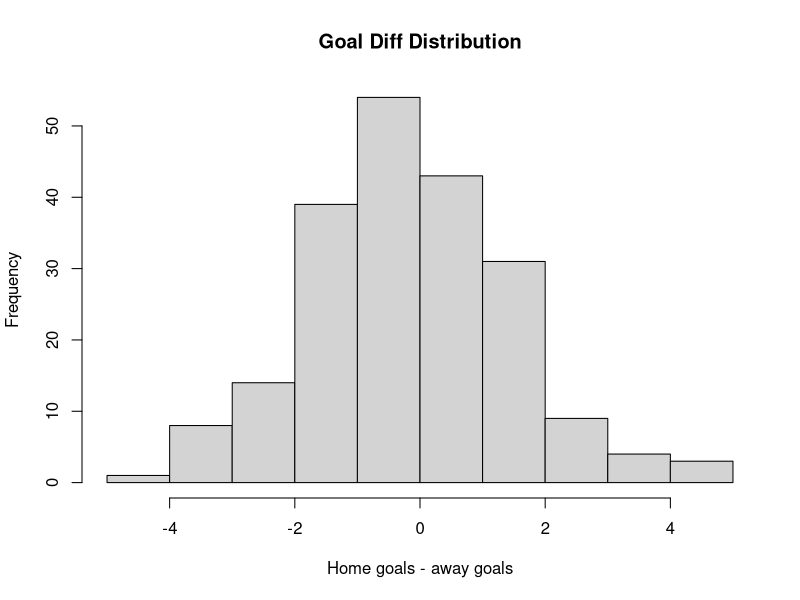
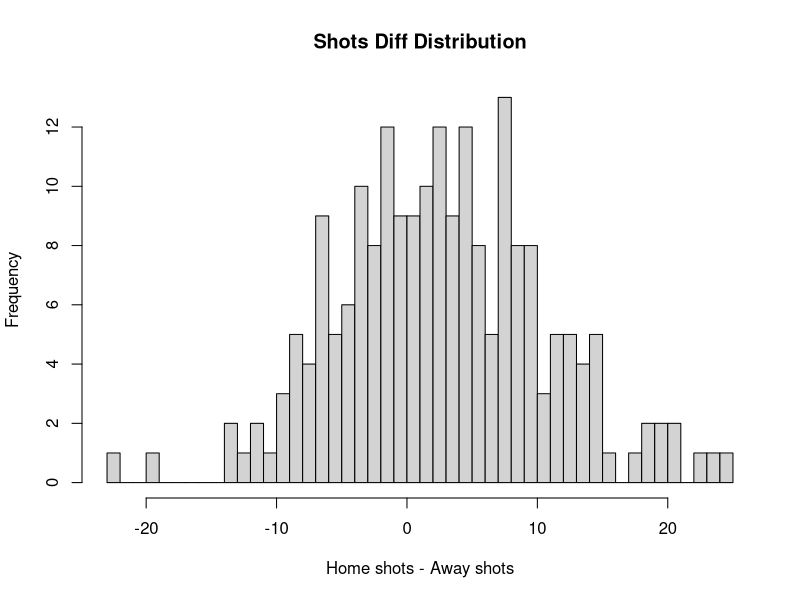
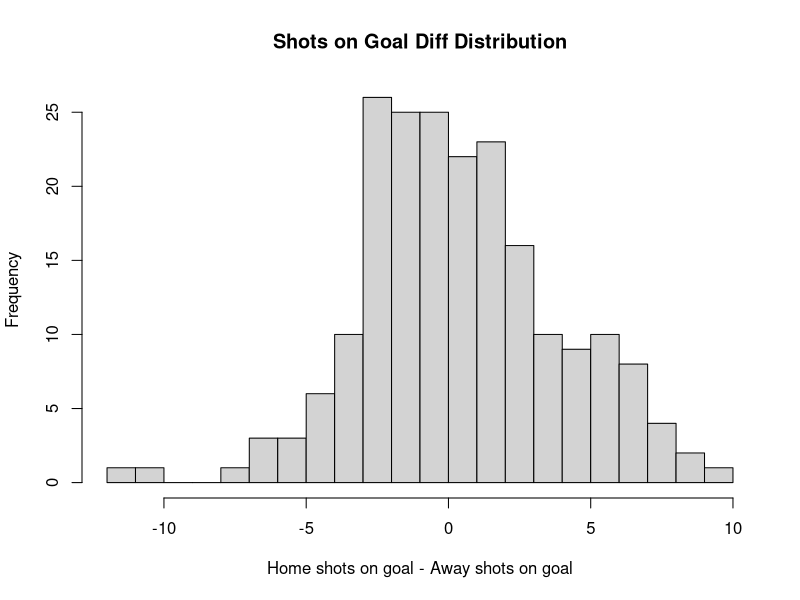
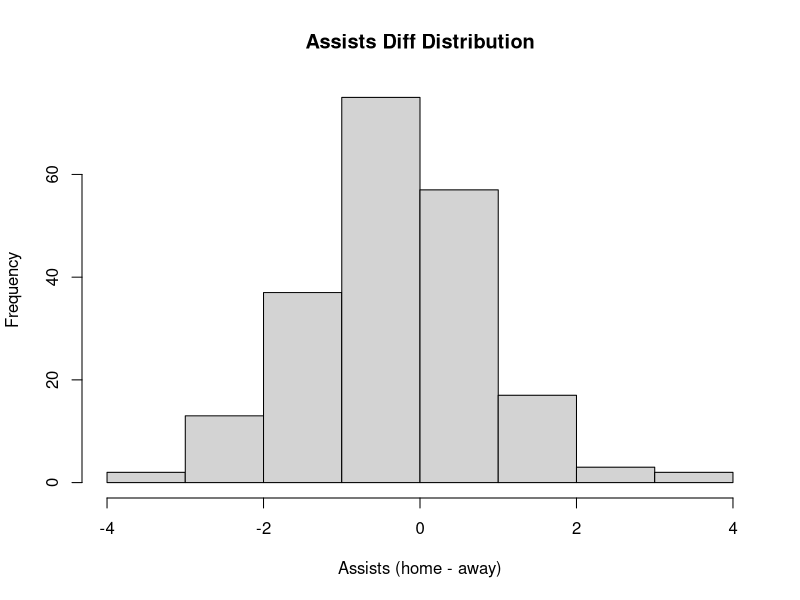
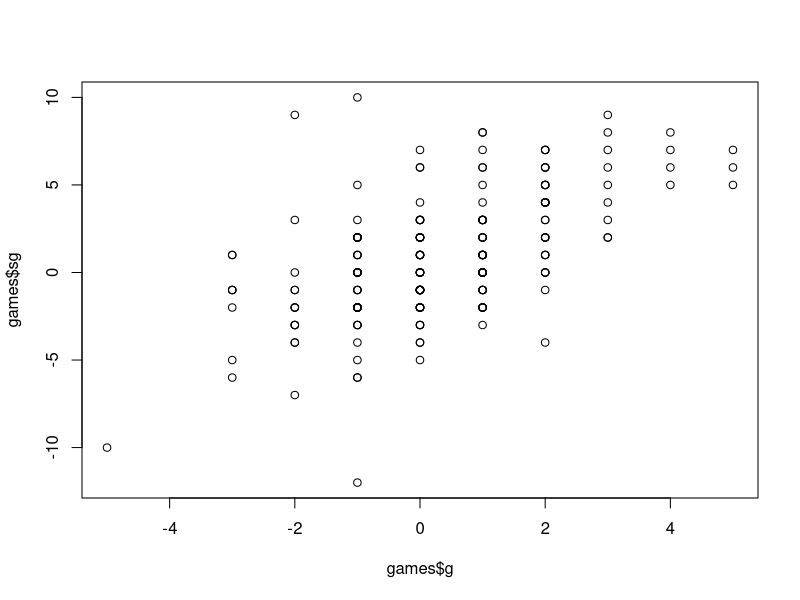

These figures' R source, in order:
setwd("~/Websites/Soccer/r")
games <- read.csv("game_diffs.csv", header=T)
names(games) <- c("id", "sh", "sg", "g", "a", "of", "fd", "fc", "sv", "yc", "rc")

# Single variable analysis
# Goals
summary(games$g)
hist(games$g, main="Goal Diff Distribution", xlab="Home goals - away goals")

# Shots
summary(games$sh)
table(games$sh)
hist(games$sh, main="Shots Diff Distribution", xlab="Home shots - Away shots", breaks=40)

# Shots on goal
summary(games$sg)
table(games$sg)
hist(games$sg, main="Shots on Goal Diff Distribution", xlab="Home shots on goal - Away shots on goal", breaks=20)

# Assists
summary(games$a)
table(games$a)
hist(games$a, main="Assists Diff Distribution", xlab="Assists (home - away)")

# Multivariable analysis
plot(games$g, games$sg)
fit <- lm(g ~ sh + sg + a + of + fd + fc + sv + yc + rc, data=games)
summary(fit)

# Offsides, fouls drawn, fouls committed, yellow cards are insignificant
# Shots and shots on goal are highly correlated
fit <- lm(g ~ sg + sv + a + rc, data=games)
summary(fit)
